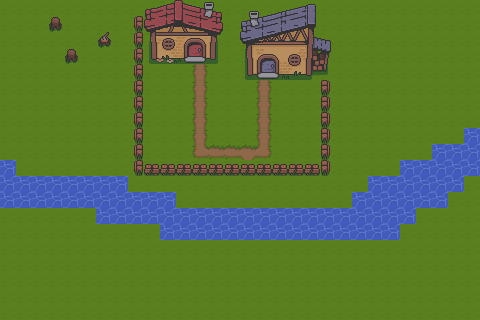

Tiled map render using the project's own tile images. Description and the whole map definition, tile-layer contents included, below:
An orthogonal 30x20 tile map with 16x16 px tiles, 2 tile layers (Ground, Objects), 2 tilesets.

<map version="1.10" tiledversion="1.11.2" orientation="orthogonal" renderorder="right-down" width="30" height="20" tilewidth="16" tileheight="16" infinite="0" nextlayerid="3" nextobjectid="1">
 <editorsettings>
  <export target="tiles/map.json" format="json" />
 </editorsettings>
 <tileset firstgid="1" name="Overworld_Tileset" tilewidth="16" tileheight="16" tilecount="234" columns="18">
  <image source="assets/Overworld_Tileset.png" width="288" height="208" />
 </tileset>
 <tileset firstgid="235" name="water_tile_anim_strip_8" tilewidth="16" tileheight="16" tilecount="8" columns="8">
  <image source="assets/Tiles_(animated)/Overworld/water_tile_anim_strip_8.png" width="128" height="16" />
 </tileset>
 <layer id="1" name="Ground" width="30" height="20">
  <data encoding="csv">
25,25,25,25,25,25,25,25,25,25,25,25,25,25,25,25,25,25,25,25,25,25,25,25,25,25,25,25,25,25,
25,25,25,25,25,25,25,25,25,25,25,25,25,25,25,25,25,25,25,25,25,25,25,25,25,25,25,25,25,25,
25,25,25,25,25,25,25,25,25,25,25,25,25,25,25,25,25,25,25,25,25,25,25,25,25,25,25,25,25,25,
25,25,25,25,25,25,25,25,25,25,25,25,25,25,25,25,25,25,25,25,25,25,25,25,25,25,25,25,25,25,
25,25,25,25,25,25,25,25,25,25,25,25,25,25,25,25,25,25,25,25,25,25,25,25,25,25,25,25,25,25,
25,25,25,25,25,25,25,25,25,25,25,25,25,25,25,25,25,25,25,25,25,25,25,25,25,25,25,25,25,25,
25,25,25,25,25,25,25,25,25,25,25,25,25,25,25,25,25,25,25,25,25,25,25,25,25,25,25,25,25,25,
25,25,25,25,25,25,25,25,25,25,25,25,25,25,25,25,25,25,25,25,25,25,25,25,25,25,25,25,25,25,
25,25,25,25,25,25,25,25,25,25,25,25,25,25,25,25,25,25,25,25,25,25,25,25,25,25,25,25,25,25,
25,25,25,25,25,25,25,25,25,25,25,25,25,25,25,25,25,25,25,25,25,25,25,25,25,25,25,25,25,25,
25,25,25,25,25,25,25,25,25,25,25,25,25,25,25,25,25,25,25,25,25,25,25,25,25,25,25,25,25,25,
25,25,25,25,25,25,25,25,25,25,25,25,25,25,25,25,25,25,25,25,25,25,25,25,25,25,25,25,25,25,
25,25,25,25,25,25,25,25,25,25,25,25,25,25,25,25,25,25,25,25,25,25,25,25,25,25,25,25,25,25,
25,25,25,25,25,25,25,25,25,25,25,25,25,25,25,25,25,25,25,25,25,25,25,25,25,25,25,25,25,25,
25,25,25,25,25,25,25,25,25,25,25,25,25,25,25,25,25,25,25,25,25,25,25,25,25,25,25,25,25,25,
25,25,25,25,25,25,25,25,25,25,25,25,25,25,25,25,25,25,25,25,25,25,25,25,25,25,25,25,25,25,
25,25,25,25,25,25,25,25,25,25,25,25,25,25,25,25,25,25,25,25,25,25,25,25,25,25,25,25,25,25,
25,25,25,25,25,25,25,25,25,25,25,25,25,25,25,25,25,25,25,25,25,25,25,25,25,25,25,25,25,25,
25,25,25,25,25,25,25,25,25,25,25,25,25,25,25,25,25,25,25,25,25,25,25,25,25,25,25,25,25,25,
25,25,25,25,25,25,25,25,25,25,25,25,25,25,25,25,25,25,25,25,25,25,25,25,25,25,25,25,25,25
</data>
 </layer>
 <layer id="2" name="Objects" width="30" height="20">
  <data encoding="csv">
0,0,0,0,0,0,0,0,0,100,101,102,103,104,0,13,14,15,16,17,18,0,0,0,0,0,0,0,0,0,
0,0,0,76,0,0,0,0,96,118,119,120,121,122,0,31,32,33,34,35,36,0,0,0,0,0,0,0,0,0,
0,0,0,0,0,0,77,0,96,136,137,138,139,140,0,49,50,51,52,53,54,0,0,0,0,0,0,0,0,0,
0,0,0,0,76,0,0,0,96,154,155,156,157,158,0,67,68,69,70,71,72,0,0,0,0,0,0,0,0,0,
0,0,0,0,0,0,0,0,96,0,0,0,47,0,0,85,86,87,88,89,90,0,0,0,0,0,0,0,0,0,
0,0,0,0,0,0,0,0,96,0,0,0,47,0,0,0,47,0,0,0,98,0,0,0,0,0,0,0,0,0,
0,0,0,0,0,0,0,0,96,0,0,0,47,0,0,0,47,0,0,0,98,0,0,0,0,0,0,0,0,0,
0,0,0,0,0,0,0,0,96,0,0,0,47,0,0,0,47,0,0,0,98,0,0,0,0,0,0,0,0,0,
0,0,0,0,0,0,0,0,96,0,0,0,47,0,0,0,47,0,0,0,98,0,0,0,0,0,0,0,0,237,
0,0,0,0,0,0,0,0,96,0,0,0,27,48,48,64,28,0,0,0,98,0,0,0,0,0,0,237,237,237,
237,0,0,0,0,0,0,0,96,97,97,97,97,97,97,97,97,97,97,97,98,0,0,0,0,237,237,237,237,237,
237,237,237,237,237,237,237,237,25,25,25,25,25,25,0,0,0,0,0,0,0,0,0,237,237,237,237,237,237,0,
237,237,237,237,237,237,237,237,237,237,237,25,25,25,25,25,25,25,25,25,25,25,237,237,237,237,237,237,0,0,
0,0,0,0,0,0,237,237,237,237,237,237,237,237,237,237,237,237,237,237,237,237,237,237,237,237,0,0,0,0,
0,0,0,0,0,0,0,0,0,0,237,237,237,237,237,237,237,237,237,237,237,237,237,237,237,0,0,0,0,0,
0,0,0,0,0,0,0,0,0,0,0,0,0,0,0,0,0,0,0,0,0,0,0,0,0,0,0,0,0,0,
0,0,0,0,0,0,0,0,0,0,0,0,0,0,0,0,0,0,0,0,0,0,0,0,0,0,0,0,0,0,
0,0,0,0,0,0,0,0,0,0,0,0,0,0,0,0,0,0,0,0,0,0,0,0,0,0,0,0,0,0,
0,0,0,0,0,0,0,0,0,0,0,0,0,0,0,0,0,0,0,0,0,0,0,0,0,0,0,0,0,0,
0,0,0,0,0,0,0,0,0,0,0,0,0,0,0,0,0,0,0,0,0,0,0,0,0,0,0,0,0,0
</data>
 </layer>
</map>
